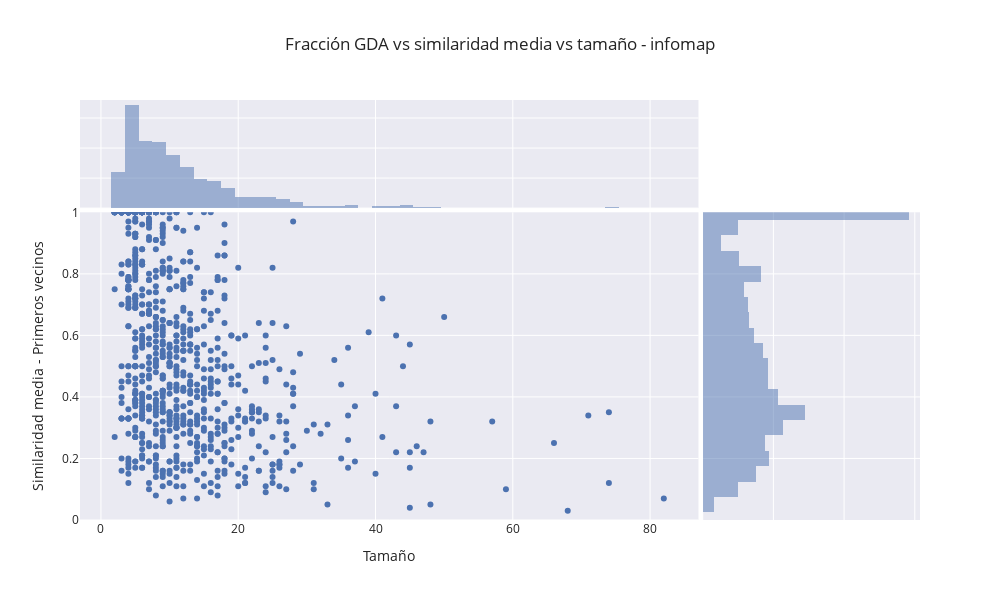

The notebook cell this image was saved under:
### Markdown cell above
Ok, no depende ni del tamaño ni de la fracción de GDAs

### Code cell
supergrafico(infomap_data_corregido,"overlap",3,"infomap")

### Figure 1 — Plotly figure (JSON) as saved in the notebook; plotly's stock layout.template omitted (floating-point values rounded to 4 significant figures; data arrays with more than 128 entries replaced by an {"elided": "..."} marker saying what was removed)
{"data": [{"hovertemplate": "tamaño=%{x}<br>mean_sim_overlap_3=%{y}<extra></extra>", "legendgroup": "", "marker": {"color": "rgb(76,114,176)", "symbol": "circle"}, "mode": "markers", "name": "", "orientation": "v", "showlegend": false, "type": "scatter", "x": {"elided": "860 int values"}, "xaxis": "x", "y": {"elided": "860 float values"}, "yaxis": "y"}, {"alignmentgroup": "True", "bingroup": "x", "hovertemplate": "tamaño=%{x}<br>count=%{y}<extra></extra>", "legendgroup": "", "marker": {"color": "rgb(76,114,176)"}, "name": "", "offsetgroup": "", "opacity": 0.5, "showlegend": false, "type": "histogram", "x": {"elided": "860 int values"}, "xaxis": "x3", "yaxis": "y3"}, {"alignmentgroup": "True", "bingroup": "y", "hovertemplate": "mean_sim_overlap_3=%{y}<br>count=%{x}<extra></extra>", "legendgroup": "", "marker": {"color": "rgb(76,114,176)"}, "name": "", "offsetgroup": "", "opacity": 0.5, "showlegend": false, "type": "histogram", "xaxis": "x2", "y": {"elided": "860 float values"}, "yaxis": "y2"}], "layout": {"barmode": "overlay", "height": 600, "legend": {"tracegroupgap": 0}, "title": {"text": "Fracción GDA vs similaridad media vs tamaño - infomap"}, "width": 1000, "xaxis": {"anchor": "y", "domain": [0, 0.7363], "title": {"text": "Tamaño"}}, "xaxis2": {"anchor": "y2", "domain": [0.7413, 1], "matches": "x2", "showline": false, "showticklabels": false, "ticks": ""}, "xaxis3": {"anchor": "y3", "domain": [0, 0.7363], "matches": "x", "showticklabels": false}, "xaxis4": {"anchor": "y4", "domain": [0.7413, 1], "matches": "x2", "showline": false, "showticklabels": false, "ticks": ""}, "yaxis": {"anchor": "x", "domain": [0, 0.7326], "range": [0, 1], "title": {"text": "Similaridad media - Primeros vecinos"}}, "yaxis2": {"anchor": "x2", "domain": [0, 0.7326], "matches": "y", "showticklabels": false}, "yaxis3": {"anchor": "x3", "domain": [0.7426, 1], "matches": "y3", "showline": false, "showticklabels": false, "ticks": ""}, "yaxis4": {"anchor": "x4", "domain": [0.7426, 1], "matches": "y3", "showline": false, "showticklabels": false, "ticks": ""}}}
